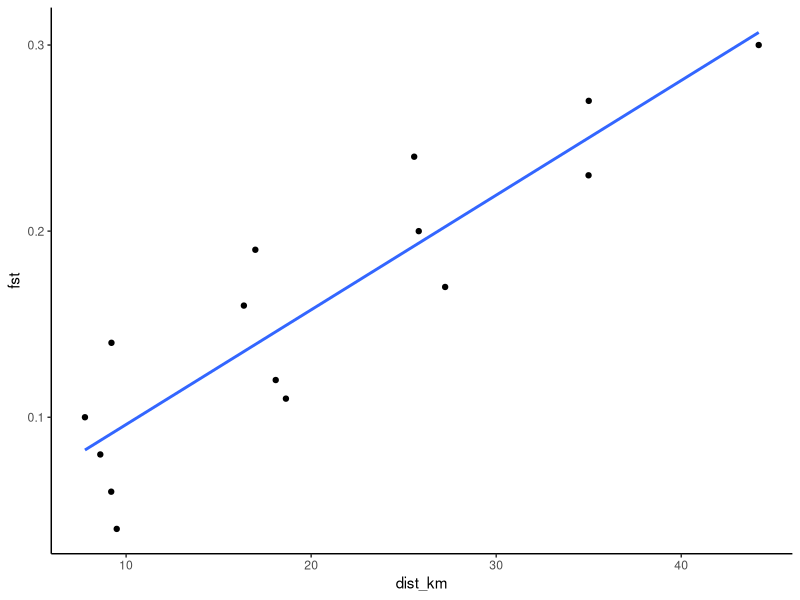

Write the R code that produced this figure. (Note: this script raises an error after producing the figure.)
# -----------------------------
# MATE-1
# -----------------------------

library(ggplot2)
library(geosphere)

save_dir <- "/Users/johnmccall/Library/CloudStorage/OneDrive-TheOhioStateUniversity/Spring_2026/Landgen_DGS/DGS-Patterns-of-Fish-Diversity/DGS-Patterns-of-Fish-Diversity/Objective 2/Data/MATE-1"

# coords
MATE_1_coords <- data.frame(
  site = as.character(1:6),
  lat = c(35.84, 35.78, 35.71, 35.65, 35.60, 35.54),
  lon = c(-85.50, -85.57, -85.63, -85.69, -85.75, -85.82),
  stringsAsFactors = FALSE
)

# fst (supp table)
MATE_1_fst <- matrix(c(
  0, .06, .11, .17, .23, .30,
  .06, 0, .04, .12, .20, .27,
  .11, .04, 0, .08, .16, .24,
  .17, .12, .08, 0, .10, .19,
  .23, .20, .16, .10, 0, .14,
  .30, .27, .24, .19, .14, 0
), nrow=6, byrow=TRUE)

rownames(MATE_1_fst) <- colnames(MATE_1_fst) <- MATE_1_coords$site
MATE_1_fst[MATE_1_fst < 0] <- 0

# distances
geo_dist_km <- geosphere::distm(
  as.matrix(MATE_1_coords[,c("lon","lat")]),
  fun=geosphere::distHaversine
)/1000

# ibd
ibd_df <- data.frame(
  fst=MATE_1_fst[upper.tri(MATE_1_fst)],
  dist_km=geo_dist_km[upper.tri(geo_dist_km)]
)

ggplot(ibd_df, aes(dist_km, fst)) +
  geom_point() +
  geom_smooth(method="lm", se=FALSE) +
  theme_classic()

# save
dir.create(file.path(save_dir,"data"), recursive=TRUE, showWarnings=FALSE)
save(MATE_1_fst, MATE_1_coords,
     file=file.path(save_dir,"data","MATE-1.RData"))
